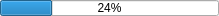
<?xml version="1.0" encoding="UTF-8"?>
<ui version="4.0">
 <class>CustomPorgressBar</class>
 <widget class="QWidget" name="CustomPorgressBar">
  <property name="geometry">
   <rect>
    <x>0</x>
    <y>0</y>
    <width>219</width>
    <height>16</height>
   </rect>
  </property>
  <property name="windowTitle">
   <string>Form</string>
  </property>
  <layout class="QHBoxLayout" name="horizontalLayout_2">
   <property name="spacing">
    <number>0</number>
   </property>
   <property name="leftMargin">
    <number>0</number>
   </property>
   <property name="topMargin">
    <number>0</number>
   </property>
   <property name="rightMargin">
    <number>0</number>
   </property>
   <property name="bottomMargin">
    <number>0</number>
   </property>
   <item>
    <widget class="QWidget" name="widget" native="true">
     <layout class="QHBoxLayout" name="horizontalLayout">
      <property name="leftMargin">
       <number>0</number>
      </property>
      <property name="topMargin">
       <number>0</number>
      </property>
      <property name="rightMargin">
       <number>0</number>
      </property>
      <property name="bottomMargin">
       <number>0</number>
      </property>
      <item>
       <widget class="QProgressBar" name="progressBar">
        <property name="sizePolicy">
         <sizepolicy hsizetype="Expanding" vsizetype="Expanding">
          <horstretch>0</horstretch>
          <verstretch>0</verstretch>
         </sizepolicy>
        </property>
        <property name="minimumSize">
         <size>
          <width>0</width>
          <height>0</height>
         </size>
        </property>
        <property name="maximumSize">
         <size>
          <width>16653</width>
          <height>166536</height>
         </size>
        </property>
        <property name="value">
         <number>24</number>
        </property>
       </widget>
      </item>
     </layout>
    </widget>
   </item>
  </layout>
 </widget>
 <resources/>
 <connections/>
</ui>
